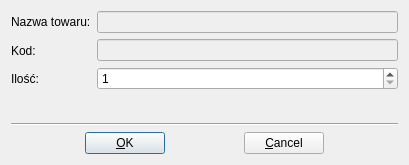
<?xml version="1.0" encoding="UTF-8"?>
<ui version="4.0">
 <class>ChangeAmountDialog</class>
 <widget class="QDialog" name="ChangeAmountDialog">
  <property name="geometry">
   <rect>
    <x>0</x>
    <y>0</y>
    <width>409</width>
    <height>165</height>
   </rect>
  </property>
  <property name="windowTitle">
   <string>Zmień ilość</string>
  </property>
  <layout class="QGridLayout">
   <item row="3" column="0">
    <layout class="QHBoxLayout" name="hBoxLayoutButtons">
     <item>
      <spacer name="spacer_1">
       <property name="orientation">
        <enum>Qt::Horizontal</enum>
       </property>
       <property name="sizeType">
        <enum>QSizePolicy::Expanding</enum>
       </property>
       <property name="sizeHint" stdset="0">
        <size>
         <width>40</width>
         <height>20</height>
        </size>
       </property>
      </spacer>
     </item>
     <item>
      <widget class="QPushButton" name="pushButtonOK">
       <property name="text">
        <string>&amp;OK</string>
       </property>
       <property name="shortcut">
        <string>Alt+O</string>
       </property>
      </widget>
     </item>
     <item>
      <spacer name="spacer_2">
       <property name="orientation">
        <enum>Qt::Horizontal</enum>
       </property>
       <property name="sizeType">
        <enum>QSizePolicy::Expanding</enum>
       </property>
       <property name="sizeHint" stdset="0">
        <size>
         <width>40</width>
         <height>20</height>
        </size>
       </property>
      </spacer>
     </item>
     <item>
      <widget class="QPushButton" name="pushButtonCancel">
       <property name="text">
        <string>&amp;Cancel</string>
       </property>
       <property name="shortcut">
        <string>Alt+C</string>
       </property>
      </widget>
     </item>
     <item>
      <spacer name="spacer_3">
       <property name="orientation">
        <enum>Qt::Horizontal</enum>
       </property>
       <property name="sizeType">
        <enum>QSizePolicy::Expanding</enum>
       </property>
       <property name="sizeHint" stdset="0">
        <size>
         <width>40</width>
         <height>20</height>
        </size>
       </property>
      </spacer>
     </item>
    </layout>
   </item>
   <item row="2" column="0">
    <widget class="Line" name="lineMain">
     <property name="frameShape">
      <enum>QFrame::HLine</enum>
     </property>
     <property name="frameShadow">
      <enum>QFrame::Sunken</enum>
     </property>
    </widget>
   </item>
   <item row="0" column="0">
    <layout class="QHBoxLayout" name="hBoxLayout_1">
     <item>
      <layout class="QVBoxLayout" name="vBoxLayout_2">
       <item>
        <widget class="QLabel" name="labelCommodityName">
         <property name="text">
          <string>Nazwa towaru:</string>
         </property>
         <property name="wordWrap">
          <bool>false</bool>
         </property>
         <property name="buddy">
          <cstring>lineEditCommodityName</cstring>
         </property>
        </widget>
       </item>
       <item>
        <widget class="QLabel" name="labelCommodityCode">
         <property name="text">
          <string>Kod:</string>
         </property>
         <property name="wordWrap">
          <bool>false</bool>
         </property>
         <property name="buddy">
          <cstring>lineEditCommodityCode</cstring>
         </property>
        </widget>
       </item>
       <item>
        <widget class="QLabel" name="labelCommodityAmount">
         <property name="text">
          <string>Ilość:</string>
         </property>
         <property name="wordWrap">
          <bool>false</bool>
         </property>
         <property name="buddy">
          <cstring>spinBoxCommodityAmount</cstring>
         </property>
        </widget>
       </item>
      </layout>
     </item>
     <item>
      <layout class="QVBoxLayout" name="vBoxLayout_1">
       <item>
        <widget class="QLineEdit" name="lineEditCommodityName">
         <property name="enabled">
          <bool>false</bool>
         </property>
         <property name="font">
          <font>
           <weight>75</weight>
           <bold>true</bold>
          </font>
         </property>
         <property name="readOnly">
          <bool>true</bool>
         </property>
        </widget>
       </item>
       <item>
        <widget class="QLineEdit" name="lineEditCommodityCode">
         <property name="enabled">
          <bool>false</bool>
         </property>
         <property name="font">
          <font>
           <weight>75</weight>
           <bold>true</bold>
          </font>
         </property>
         <property name="readOnly">
          <bool>true</bool>
         </property>
        </widget>
       </item>
       <item>
        <widget class="QSpinBox" name="spinBoxCommodityAmount">
         <property name="minimum">
          <number>1</number>
         </property>
         <property name="maximum">
          <number>999999</number>
         </property>
        </widget>
       </item>
      </layout>
     </item>
    </layout>
   </item>
   <item row="1" column="0">
    <spacer name="spacerMain">
     <property name="orientation">
      <enum>Qt::Vertical</enum>
     </property>
     <property name="sizeType">
      <enum>QSizePolicy::Expanding</enum>
     </property>
     <property name="sizeHint" stdset="0">
      <size>
       <width>20</width>
       <height>41</height>
      </size>
     </property>
    </spacer>
   </item>
  </layout>
 </widget>
 <layoutdefault spacing="6" margin="11"/>
 <pixmapfunction>qPixmapFromMimeSource</pixmapfunction>
 <resources/>
 <connections>
  <connection>
   <sender>pushButtonCancel</sender>
   <signal>clicked()</signal>
   <receiver>ChangeAmountDialog</receiver>
   <slot>close()</slot>
   <hints>
    <hint type="sourcelabel">
     <x>263</x>
     <y>148</y>
    </hint>
    <hint type="destinationlabel">
     <x>20</x>
     <y>20</y>
    </hint>
   </hints>
  </connection>
  <connection>
   <sender>pushButtonOK</sender>
   <signal>clicked()</signal>
   <receiver>ChangeAmountDialog</receiver>
   <slot>accept()</slot>
   <hints>
    <hint type="sourcelabel">
     <x>101</x>
     <y>148</y>
    </hint>
    <hint type="destinationlabel">
     <x>20</x>
     <y>20</y>
    </hint>
   </hints>
  </connection>
 </connections>
</ui>
